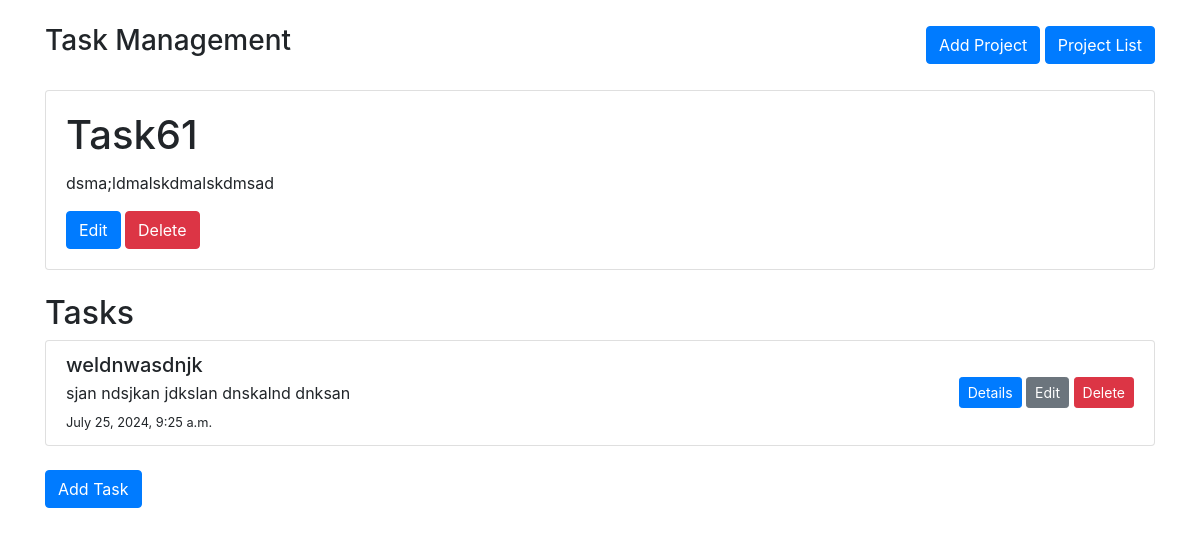
/project/1/, run on the app's committed database.
### to_do_list/models.py (models this page shows, shortened)
class Project(models.Model):
    name = models.CharField(max_length=100, verbose_name='Name')
    start_date = models.DateField(verbose_name='Started at')
    end_date = models.DateField(null=True, blank=True, verbose_name='Ended at')
    description = models.TextField(verbose_name='Description')
    class Meta:
        db_table = 'projects'
        verbose_name = 'project'
        verbose_name_plural = 'projects'

class Task(models.Model):
    summary = models.CharField(max_length=100, null=False, unique=True, validators=[summary_length], verbose_name='Summary')
    description = models.TextField(null=True, blank=True, validators=[min_words], verbose_name='Description')
    status = models.ForeignKey(Status, on_delete=models.PROTECT, verbose_name='Status')
    type = models.ForeignKey(Type, null=False, on_delete=models.PROTECT, verbose_name='Type')
    project = models.ForeignKey(Project, null=False, on_delete=models.CASCADE, verbose_name='Project')
    created_at = models.DateTimeField(auto_now_add=True, verbose_name='Created at')
    updated_at = models.DateTimeField(auto_now=True, verbose_name='Updated at')
    is_deleted = models.BooleanField(default=False, verbose_name='Is Deleted')
    class Meta:
        db_table = 'tasks'
        verbose_name = 'Task'
        verbose_name_plural = 'Tasks'

### to_do_list/views.py (the view)
# urls.py: path('project/<int:pk>/', views.ProjectDetailView.as_view(), name='project_detail'),
class ProjectDetailView(DetailView):
    model = Project
    template_name = 'project_detail.html'
    context_object_name = 'project'
    def get_context_data(self, **kwargs):
        context = super().get_context_data(**kwargs)
        context['tasks'] = Task.objects.filter(project=self.object, is_deleted=False)
        return context

### to_do_list/templates/project_detail.html (shortened to what this page needs)
{% extends "base.html" %}
{% block content %}
    <div class="card mb-4">
        <div class="card-body">
            <h1 class="card-title">{{ project.name }}</h1>
            <p class="card-text">{{ project.description }}</p>
            <a href="{% url 'project_edit' project.pk %}" class="btn btn-primary">Edit</a>
            <a href="{% url 'project_delete' project.pk %}" class="btn btn-danger">Delete</a>
        </div>
    </div>
    <h2>Tasks</h2>
    {% if tasks %}
        <ul class="list-group mb-4">
            {% for task in tasks %}
            <li class="list-group-item d-flex justify-content-between align-items-center">
                <div>
                    <h5 class="mb-1">{{ task.summary }}</h5>
                    <p class="mb-1">{{ task.description }}</p>
                    <small>{{ task.created_at }}</small>
                </div>
                <div>
                    <a href="{% url 'task_detail' task.pk %}" class="btn btn-primary btn-sm">Details</a>
                    <a href="{% url 'task_edit' task.pk %}" class="btn btn-secondary btn-sm">Edit</a>
                    <a href="{% url 'task_delete' task.pk %}" class="btn btn-danger btn-sm">Delete</a>
                </div>
            </li>
            {% endfor %}
        </ul>
    {% else %}
        <p>No tasks found.</p>
    {% endif %}
    <a href="{% url 'task_add_to_project' project.pk %}" class="btn btn-primary">Add Task</a>
{% endblock %}

### data on the page
Project: name "Task61", description "dsma;ldmalskdmalskdmsad"
Task: summary "weldnwasdnjk", description "sjan ndsjkan jdkslan dnskalnd dnksan", created_at "July 25, 2024, 9:25 a.m."
